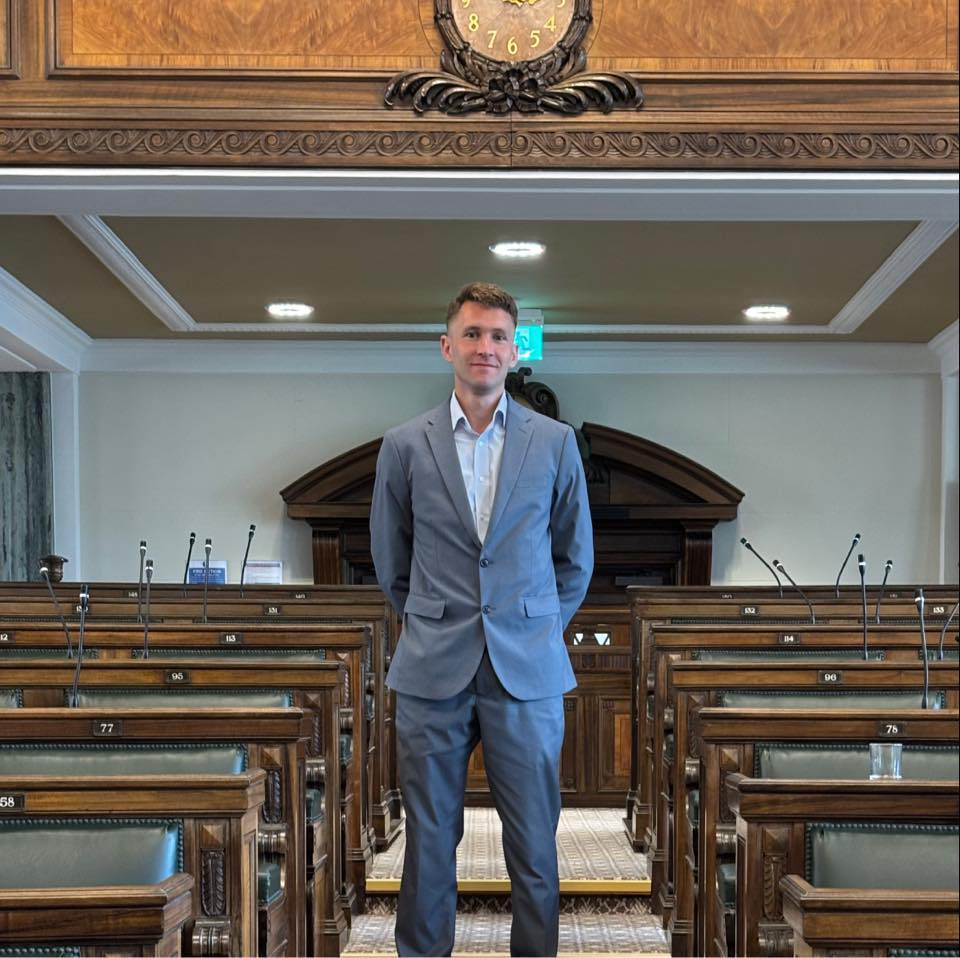
#> input picture images/headshot.jpg, 960 x 958 px
$ python -i generate_og_cards.py   (imports and definitions only)
#> lines starting #> are read from the running program, lines starting #| are printed output that depends on the picture
#!/usr/bin/env python3
"""Share cards (Open Graph images) for tompickup.co.uk, in the site's light
editorial style: warm paper, ink, teal and heritage gold, set in Source Serif 4
and Source Sans 3 (the same @fontsource files the site ships).

1200x630, one per article, plus the site default public/og-image.jpg and the
article fallback public/og-article.jpg. Several articles also show their card in
the body, so the figures and wording here are published figures: change one only
with its source, never to fit the layout.

Article cards never carry Tom's portrait. A named individual and a headline
statistic never share an asset, and the simplest rule that guarantees it is that
the portrait card (og-image.jpg) is for the homepage and about page only. Articles
get a figure card, a chart, or a headline card (headline_card below, which sets the
article's own title and nothing else). An article with no card of its own shares
its lead photo cropped to 1200x630; where that photo shows Tom and the headline
carries a figure (a number, a pound sign or a per cent), give it a headline card
here instead. scripts/guard-share-cards.mjs checks size and portrait on every build.

Run after `npm install`:  uv run --no-project --with pillow python scripts/generate_og_cards.py
"""
import os
from PIL import Image, ImageDraw, ImageFont

W, H = 1200, 630
PAPER = (250, 249, 245)      # #faf9f5
INK = (27, 48, 53)           # #1b3035
MUTED = (83, 99, 104)        # #536368
TEAL = (23, 100, 94)         # #17645e
GOLD = (128, 92, 37)         # #805c25
LINE = (212, 215, 208)       # #d4d7d0
TRACK = (235, 233, 226)      # #ebe9e2
CHART_1 = (0, 132, 111)      # #00846f, chart teal
CHART_2 = (179, 90, 16)      # #b35a10, chart orange

HERE = os.path.dirname(os.path.abspath(__file__))
ROOT = os.path.join(HERE, "..")
FONTS = os.path.join(ROOT, "node_modules", "@fontsource")
FACES = {
    "serif": ("source-serif-4", "source-serif-4-latin-600-normal.woff2"),
    "sans": ("source-sans-3", "source-sans-3-latin-400-normal.woff2"),
    "sans-semibold": ("source-sans-3", "source-sans-3-latin-600-normal.woff2"),
    "sans-bold": ("source-sans-3", "source-sans-3-latin-700-normal.woff2"),
}


# [14 lines left out: functions F, _tracked, not called in this run]


def _tracked_width(d, text, font, track):
    return sum(d.textlength(c, font=font) + track for c in text) - track


# [12 lines left out: function _wrap, not called in this run]


M = 72


# [117 lines left out: functions _frame, _source, card, bar_card, headline_card, not called in this run]


def fit_card(src, out):
    """An existing landscape chart, scaled into 1200x630 whole, never cropped:
    the margin is filled with the chart's own background colour."""
#> called with src = '../images/headshot.jpg', out = 'out.png'
    im = Image.open(src).convert("RGB")
#> im is the input picture: PIL image 960x958 RGB; mean R, G, B 106.6, 99.1, 91
    scale = min(W / im.width, H / im.height)
#> scale = 0.658
    size = (round(im.width * scale), round(im.height * scale))
#> size = (631, 630)
    im = im.resize(size, Image.LANCZOS)
#> im: PIL image 631x630 RGB
    img = Image.new("RGB", (W, H), im.getpixel((2, 2)))
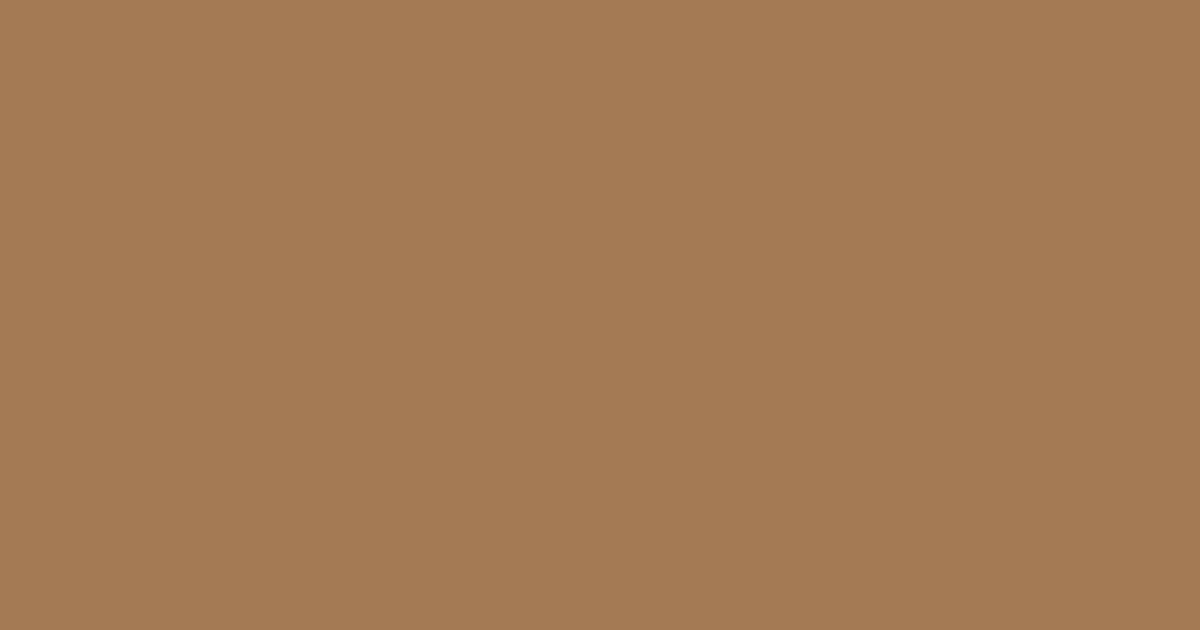
#> img: PIL image 1200x630 RGB; mean R, G, B 164, 122, 84
    img.paste(im, ((W - size[0]) // 2, (H - size[1]) // 2))
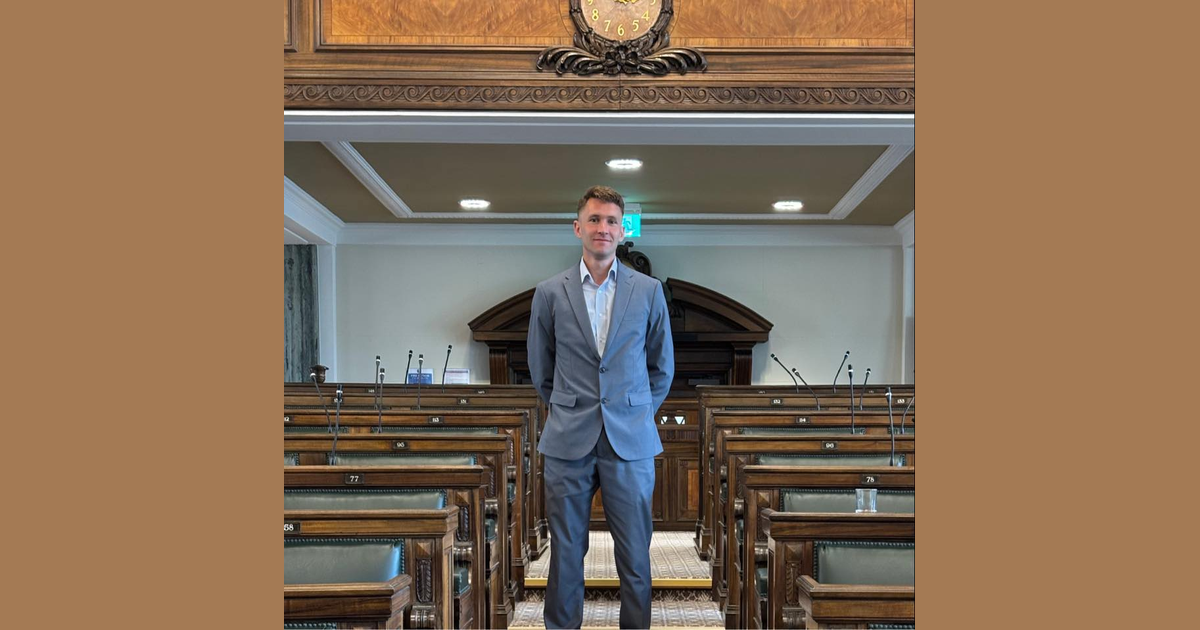
#> img: PIL image 1200x630 RGB; mean R, G, B 133.8, 110, 87.7
    img.save(out, "PNG", optimize=True)
    return out


# [40 lines left out: functions article_default_card, default_card, not called in this run]


CARDS = [
    dict(out="lytham-supported-living.png", eyebrow="Lancashire  ·  Adult Social Care", stat="9",
         label="self-contained apartments with 24-hour support are being built in Lytham St Annes, for people with a learning disability and autistic people.",
         source="Lancashire County Council, August 2026"),
    dict(out="two-wind-farms-one-view.png", eyebrow="Lancashire  ·  Planning", stat="702",
         label="square kilometres would have a view of turbines of both wind farms. No assessment of them together had been published.",
         source="Bare earth model, OS Terrain 50 and the applicants' own turbine schedules"),
    dict(out="scout-moor-round-two.png", eyebrow="Lancashire  ·  Planning", stat="699",
         label="square kilometres would have a view of turbines of both wind farms. Cutting Scout Moor II from 17 turbines to 12 shrank that by 0.3 per cent.",
         source="Bare earth model, OS Terrain 50; Scout Moor II FEI and Calderdale PEIR turbine schedules"),
    dict(out="who-owns-burnley.png", eyebrow="Burnley housing  ·  1 / 3", stat="27.4%",
         label="of Burnley home sales are now buy-to-let, the highest rate of any district in Lancashire.",
         source="HM Land Registry, 2025"),
    dict(out="who-owns-burnley-the-names.png", eyebrow="Burnley housing  ·  2 / 3", stat="1,204",
         label="Burnley freeholds owned by a single ground-rent fund, the town's biggest property owner.",
         source="HM Land Registry, 2026"),
    dict(out="more-people-fewer-homes.png", eyebrow="Burnley housing  ·  3 / 3", stat="70%",
         label="of Burnley's population growth in a decade came from abroad, while local people are priced out of buying a home.",
         source="ONS Census 2011-2021"),
    dict(out="shared-houses.png", eyebrow="Burnley  ·  Housing", stat="916",
         label="shared houses in Burnley, by the council's own estimate. The official statistics record just 65.",
         source="Burnley Council / ONS, 2023"),
    dict(out="pip-burnley.png", eyebrow="Burnley  ·  Benefits", stat="10,323",
         label="people in Burnley claim PIP, the 47th highest of 543 seats in England.",
         source="DWP, January 2026"),
    dict(out="empty-homes.png", eyebrow="Burnley  ·  Housing", stat="638",
         label="homes in Burnley stand empty long-term, while 2,657 households wait for a home.",
         source="Burnley Council / MHCLG, 2024"),
    dict(out="where-your-rent-goes.png", eyebrow="Burnley  ·  Housing", stat="£622",
         label="the average private rent in Burnley, up 3.2% in a year, while housing support stays frozen.",
         source="ONS, May 2026"),
    dict(out="motability-burnley.png", eyebrow="Lancashire  ·  Benefits", stat="1 in 5",
         label="new cars in Britain now run on benefits. In Burnley, 4,540 people qualify, half of all local PIP claimants.",
         source="Motability / SMMT / DWP"),
    dict(out="pip-fraud.png", eyebrow="UK  ·  Benefits", stat="£6.8bn",
         label="lost to benefit fraud in a single year. PIP was just £410m of it. The system barely checks the rest.",
         source="DWP, FYE 2026"),
    dict(out="the-burnley-trap.png", eyebrow="Burnley  ·  Health", stat="76.5",
         label="a Burnley man's life expectancy, over three years below England, the end of a chain that starts with deprivation.",
         source="ONS / OHID, 2025"),
    dict(out="disability-work-trap.png", eyebrow="Lancashire  ·  Benefits", stat="86%",
         label="of people with a learning disability want to work. Barely one in twenty has a job.",
         source="Mencap / ONS"),
    dict(out="put-police-back.png", eyebrow="Burnley  ·  Crime", stat="+30%",
         label="how far violent crime in Burnley runs above the England average, while neighbourhood police have been cut by more than half.",
         source="ONS / Home Office"),
    dict(out="lancashire-crime-divide.png", eyebrow="Lancashire  ·  Crime", stat="4x",
         label="Blackpool's recorded crime rate against Ribble Valley's. Lancashire's crime map follows its deprivation.",
         source="ONS, 2026 (year to Dec 2025)"),
    dict(out="nine-in-ten-no-charge.png", eyebrow="Lancashire  ·  Crime", stat="9 in 10",
         label="crimes in Lancashire end with no one charged, and Lancashire is one of the better forces in England.",
         source="Home Office, 2025"),
    dict(out="burnley-spending-2025-26.png", eyebrow="Burnley  ·  Transparency", stat="£38m",
         label="every payment of £500 or more Burnley Council made in 2025/26, all 4,489 of them, searchable on AI DOGE.",
         source="Burnley Council, 2025/26"),
    dict(out="temporary-accommodation.png", eyebrow="Burnley  ·  DOGE", stat="1 in 9",
         label="Burnley homelessness cases now come from people leaving Home Office asylum accommodation, up from 1 in 60 two years ago.",
         source="MHCLG / Burnley Council"),
]

# Bespoke chart card. Wording and figures as first published on 36b131c.
BAR_CARDS = [
    dict(out="state-cannot-see-its-own-data-centres.png",
         title="Developers have asked to plug 72.8 GW of data centres into the grid. The system operator expects to connect 5.2 GW by 2030.",
         bars=[("Connection requests to 2039", 72.8, CHART_1), ("Forecast to be connected by 2030", 5.2, CHART_2)],
         note="A queue 14 times the forecast, for a sector the state cannot measure.",
         source="NESO written evidence to the Environmental Audit Committee (DCU0081). NESO says much of the queue is likely to be non-viable."),
]

# Headline cards. The headline is read from the article's own frontmatter at
# generation time, so the card always matches the published title; rerun this
# script after changing a title. A `title` key overrides it, only where the
# headline would put a name beside a figure. Output: public/images/share/<slug>.png
HEADLINE_CARDS = [
    dict(slug="burnley-businesses-register-and-survival", eyebrow="Burnley  ·  Economy"),
    dict(slug="burnley-economy-not-unemployment", eyebrow="Burnley  ·  Economy"),
    dict(slug="burnley-ketamine-prevention-video", eyebrow="Burnley  ·  Health"),
    dict(slug="combined-authority-spending-scrutiny-video", eyebrow="Lancashire  ·  Public debates"),
    dict(slug="debenhams-jobs-return-to-burnley", eyebrow="Burnley  ·  Jobs"),
    dict(slug="happy-lancashire-day-2026", eyebrow="Lancashire  ·  Lancashire Day"),
    dict(slug="lancashire-flag-policy-video", eyebrow="Lancashire  ·  Public debates"),
    dict(slug="lancashire-four-unitaries-model", eyebrow="Lancashire  ·  Reorganisation"),
    dict(slug="lancashire-growth-plan-scrutiny-video", eyebrow="Lancashire  ·  Public debates"),
    dict(slug="lancashire-lgr-protective-claim", eyebrow="Lancashire  ·  Reorganisation"),
    dict(slug="lgr-delay-year-did-not-exist", eyebrow="Lancashire  ·  Reorganisation"),
    dict(slug="lgr-working-paper-v3-1-data-release", eyebrow="Lancashire  ·  Data release"),
    dict(slug="lgr-working-paper-v3-2-single-councils", eyebrow="Lancashire  ·  Data release"),
    # Lead photo is of Tom and the headline carries figures, so headline only.
    dict(slug="swimathon-2025-triple-5km", eyebrow="Burnley  ·  Community and charity"),
    # The eight adult social care pieces (site PR 67), cards added 8 Nov 2026.
    dict(slug="better-care-better-lives-model-of-care", eyebrow="Lancashire  ·  Adult social care"),
    dict(slug="castleford-care-home-animal-safari", eyebrow="Lancashire  ·  Adult social care"),
    dict(slug="lancashire-listens-big-conversation-on-care", eyebrow="Lancashire  ·  Adult social care"),
    # The headline pairs a named person with a count, so the card drops the name:
    # a named individual and a figure never share an asset.
    dict(slug="peter-franklin-heart-attack-half-marathon", eyebrow="Lancashire  ·  Adult social care",
         title="From Two Heart Attacks to a Half Marathon"),
    dict(slug="robotic-cats-leyland-day-centre", eyebrow="Lancashire  ·  Adult social care"),
    dict(slug="shared-lives-burnley-carers", eyebrow="Burnley  ·  Adult social care"),
    dict(slug="st-davids-place-preston-supported-living", eyebrow="Lancashire  ·  Adult social care"),
    dict(slug="st-martins-court-lancaster-extra-care", eyebrow="Lancashire  ·  Adult social care"),
]

# Existing landscape charts that are not 1200x630, fitted whole into a card.
FIT_CARDS = [
    dict(src="public/images/where-your-council-tax-goes-burnley.png",
         out="where-your-council-tax-goes-burnley.png"),
]


# [12 lines left out: function article_title, not called in this run]


# Cards for archived articles. Not written by default: public/ ships everything,
# and the build fails on an image no page links. Pass --archived to regenerate.
ARCHIVED_CARDS = [
    dict(out="what-the-councils-own.png", eyebrow="Burnley  ·  Transparency", stat="2,043",
         label="property titles in Burnley are owned by your two councils. I mapped every one I could place.",
         source="HM Land Registry, 2026"),
]

# [25 lines not run here, left out]

>>> result = fit_card('../images/headshot.jpg', 'out.png')
